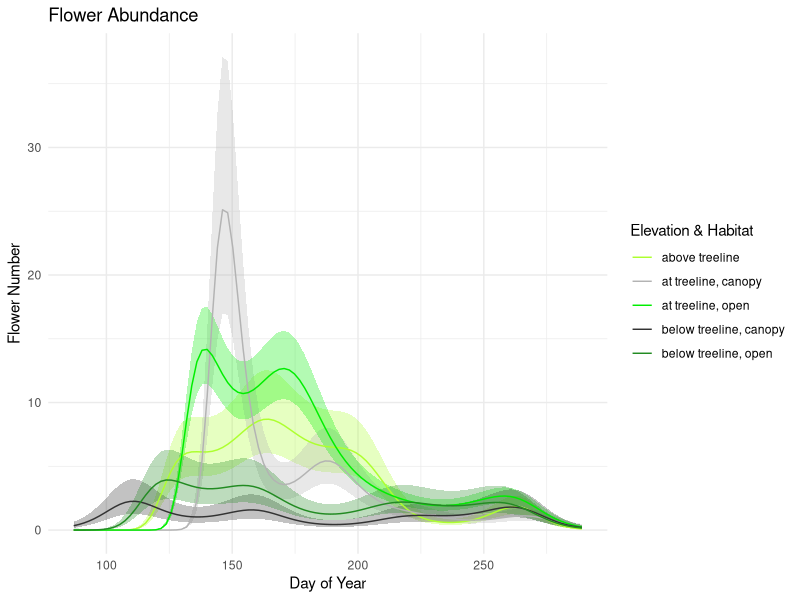
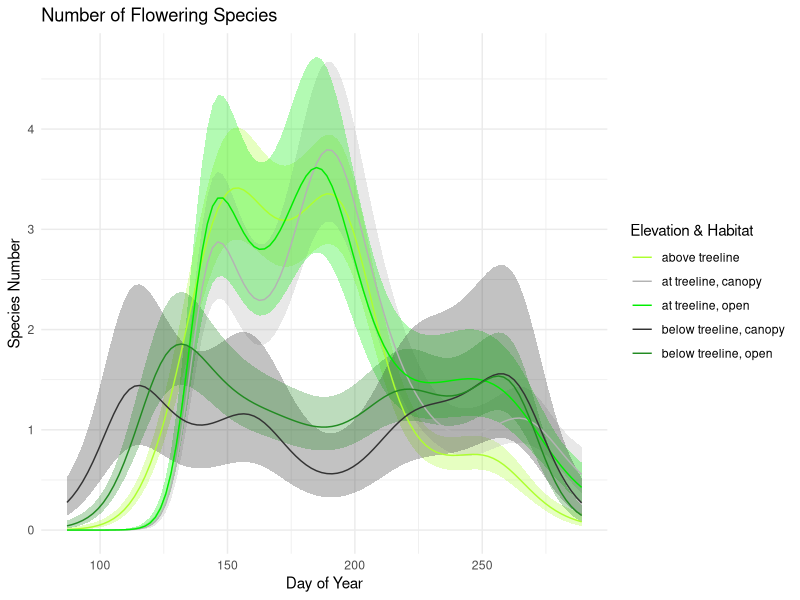
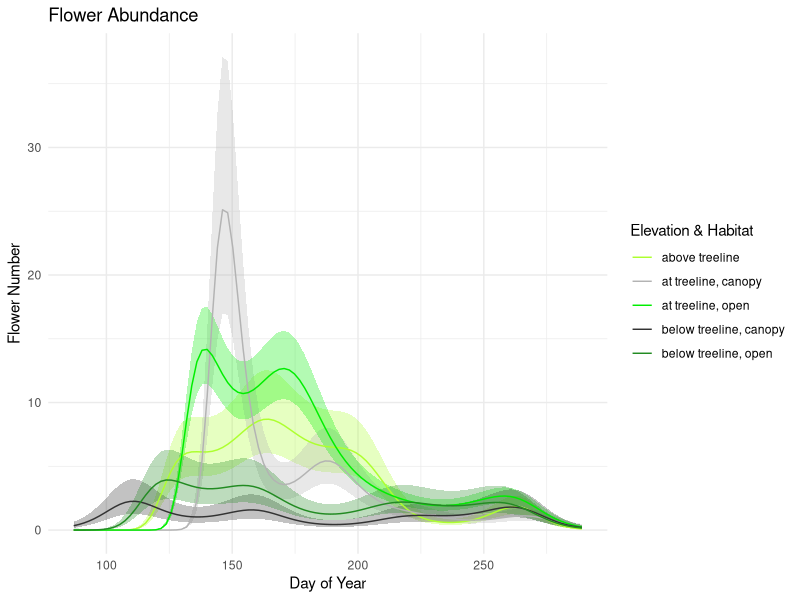
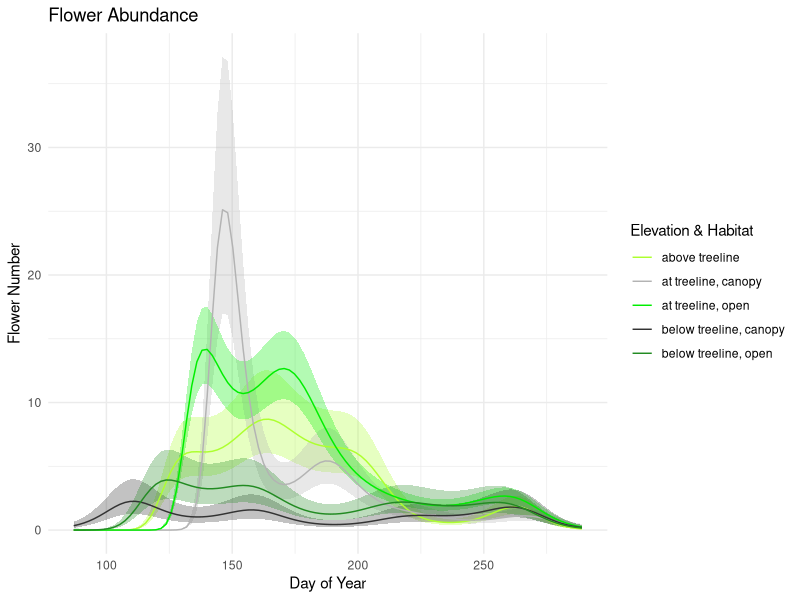
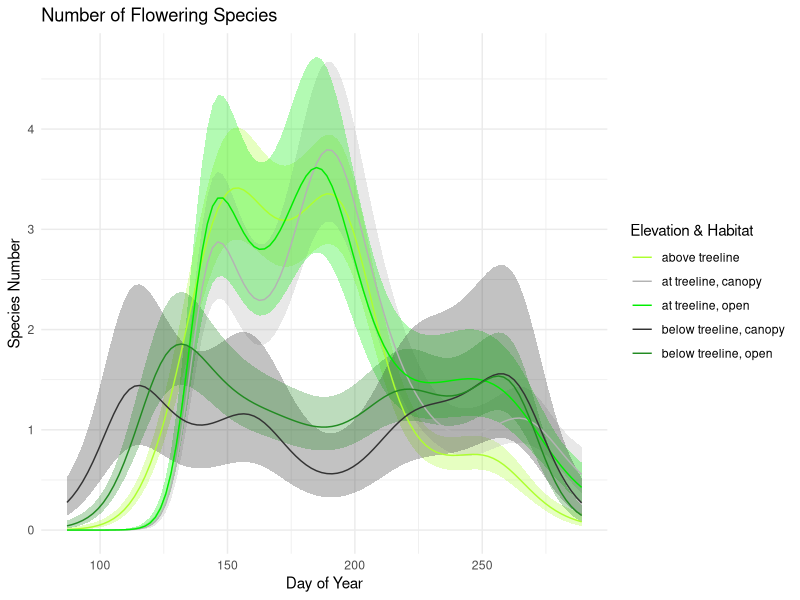
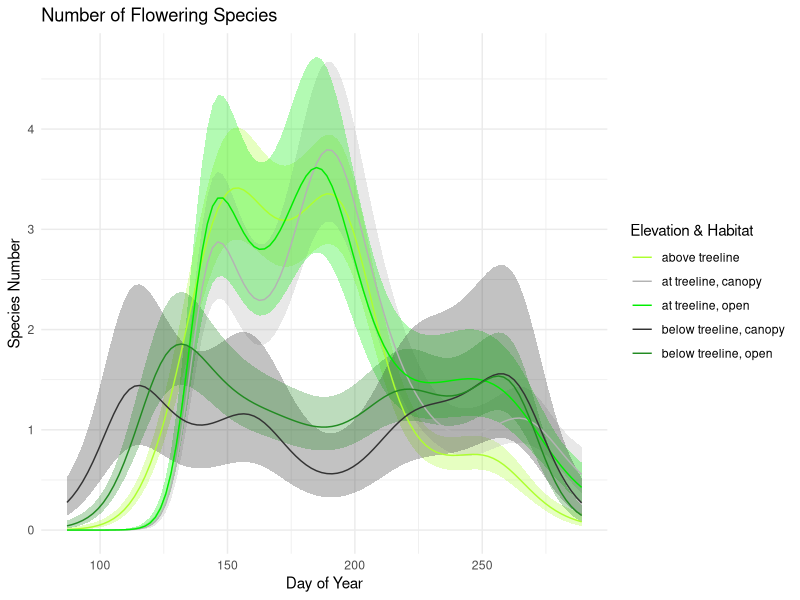

Here is the R script that generated these plots, in order: (Note: this script raises an error after producing the figures.)
library(dplyr)
library(mgcv)
library(ggplot2)
library(patchwork)
library(svglite)

CrosstabMax <- read.csv('./data/PredictedFlowerAbundanceCrosstab.csv')

reconmeta <- read.csv('./data/reconycx_trailcam_metadata.csv')
reconmetadata  <- reconmeta %>% mutate(camera= paste0("cam",camera) ) %>% as.data.frame()

#Join the tables
FlowerGAM <- CrosstabMax %>% left_join(reconmetadata,by = c("camera"))

#Making a categorical variable out of elevation
FlowerGAM$Elevation <- ifelse(FlowerGAM$elev_m.x > 1600, "high", "low")

# Change "alpine" habitat to "open" and change site names
FlowerGAM$habitat = as.factor(FlowerGAM$habitat.x)
levels(FlowerGAM$habitat)[levels(FlowerGAM$habitat) == "alpine"] <- "open"
levels(FlowerGAM$habitat)

FlowerGAM$site = as.factor(FlowerGAM$site)
levels(FlowerGAM$site)[levels(FlowerGAM$site) == "nbo"] <- "below treeline"
levels(FlowerGAM$site)[levels(FlowerGAM$site) == "subcal"] <- "at treeline"
levels(FlowerGAM$site)[levels(FlowerGAM$site) == "cal"] <- "above treeline"
levels(FlowerGAM$site)

#Remove "no_detections" column
FlowerGAM <- FlowerGAM[, !(names(FlowerGAM) %in% c('no_detections'))]

#Creating a column for elevation habitat combinations
FlowerGAM$Elevation_habitat <- paste(FlowerGAM$site, FlowerGAM$habitat, sep = "/")

# Calculating the daily flower number/camera
FlowerGAM$Flowers <- rowSums(FlowerGAM[, 4:36])

# Calculating the daily species number/camera
FlowerGAM$Species <- apply(FlowerGAM[, 4:36] != 0, 1, sum)


# Fitting the Flower number GAMMs ####
# Fit separate GAMMs for each factor combination
GAMMFlowermodels <- list()

# Loop through each combination and fit a GAMM
unique_combinations <- unique(FlowerGAM$Elevation_habitat)

for (name in unique_combinations) {
  subset_data <- subset(FlowerGAM, Elevation_habitat == name)

  # Fit GAMM for the specific combination with camera as random effect
  model <- gamm(Flowers ~ s(DOY
                            #, bs = "ps", m = c(2,0)# second order smooth, no penalty at zero
                            ),
                random = list(camera = ~1),
                data = subset_data
                ,family = poisson (link = "log")
                )

  # Store the model in the list
  GAMMFlowermodels[[name]] <- model
}

# Summary of models
for (name in unique_combinations) {
  print(paste("Summary for", name))
  print(summary(GAMMFlowermodels[[name]]$gam))  # summary of the smooth terms
}

# Create a sequence of DOY values for prediction
new_data <- data.frame(DOY = seq(min(FlowerGAM$DOY), max(FlowerGAM$DOY), length = 100))

# Initialize an empty data frame to store predictions
predictions <- data.frame()

# Loop through each model and make predictions
for (name in unique_combinations) {
  model <- GAMMFlowermodels[[name]]$gam

  # Predict on link (log) scale
  pred <- predict(model, newdata = new_data, se.fit = TRUE, type = "link")

  # Transform predictions back to response (count) scale
  fit_response <- exp(pred$fit)
  upper <- exp(pred$fit + 1.96 * pred$se.fit)
  lower <- exp(pred$fit - 1.96 * pred$se.fit)

  predictions <- rbind(predictions, data.frame(
    DOY = new_data$DOY,
    Elevation_habitat = name,
    Flowers = fit_response,
    LowerCI = lower,
    UpperCI = upper
  ))
}

#### Fig3c GAMM####
# Define the desired order of levels
desired_order_gam <- c("above treeline, open", "at treeline, canopy", "at treeline, open", "below treeline, canopy", "below treeline, open")

# Map the levels to custom labels
custom_labels_gam <- c("above treeline", "at treeline, canopy", "at treeline, open", "below treeline, canopy", "below treeline, open")

# Define custom labels and colors for the legend
custom_colors <- c( "greenyellow", "gray70", "green2", "gray20", "forestgreen")

# Create the plot
Fig3c <- ggplot() +
  geom_ribbon(data = predictions, aes(x = DOY, ymin = LowerCI, ymax = UpperCI, fill = Elevation_habitat), alpha = 0.3) +
  geom_line(data = predictions, aes(x = DOY, y = Flowers, color = Elevation_habitat)) +
  labs(title = "Flower Abundance",
       x = "Day of Year",
       y = "Flower Number",
       color = "Elevation & Habitat",
       fill = "Elevation & Habitat") +
  scale_color_manual(values = custom_colors, labels = custom_labels_gam) +
  scale_fill_manual(values = custom_colors, labels = custom_labels_gam) +
  ylim(0, NA) +
  theme_minimal() +
  guides(fill = "none", color = guide_legend(title = "Elevation & Habitat"))

Fig3c

ggsave("./figs/Fig3c.svg",Fig3c, width = 25, height = 20, units = "cm")
ggsave("./figs/Fig3c.png",Fig3c, width = 25, height = 20, units = "cm")


# Fitting the Species number GAMMs####
# Fit separate GAMs for each factor combination
GAMMSpeciesModels <- list()

# Loop through each combination and fit a GAM
unique_combinations <- unique(FlowerGAM$Elevation_habitat)

for (name in unique_combinations) {
  subset_data <- subset(FlowerGAM, Elevation_habitat == name)

  model <- gamm(Species ~ s(DOY
                            #, bs = "ps", m = c(2,0)# second order smooth, no penalty at zero
                            ),
                random = list(camera = ~1),
                data = subset_data
                ,family = poisson (link = "log")
                )

  # Store the model in the list
  GAMMSpeciesModels[[name]] <- model
}

# Summary of models
for (name in unique_combinations) {
  print(paste("Summary for", name))
  print(summary(GAMMSpeciesModels[[name]]$gam))  # summary of the smooth terms
}

# Create a sequence of DOY values for prediction
new_data <- data.frame(DOY = seq(min(FlowerGAM$DOY), max(FlowerGAM$DOY), length = 100))

# Initialize an empty data frame to store predictions
predictions <- data.frame()

# Loop through each model and make predictions
for (name in unique_combinations) {
  model <- GAMMSpeciesModels[[name]]$gam

  # Predict on link (log) scale
  pred <- predict(model, newdata = new_data, se.fit = TRUE, type = "link")

  # Transform predictions back to response (count) scale
  fit_response <- exp(pred$fit)
  upper <- exp(pred$fit + 1.96 * pred$se.fit)
  lower <- exp(pred$fit - 1.96 * pred$se.fit)

  predictions <- rbind(predictions, data.frame(
    DOY = new_data$DOY,
    Elevation_habitat = name,
    Species = fit_response,
    LowerCI = lower,
    UpperCI = upper
  ))
}

#Fig3d GAMM####
# Define the desired order of levels
desired_order_gam <- c("above treeline, open", "at treeline, canopy", "at treeline, open", "below treeline, canopy", "below treeline, open")

# Map the levels to custom labels
custom_labels_gam <- c("above treeline", "at treeline, canopy", "at treeline, open", "below treeline, canopy", "below treeline, open")

# Define custom labels and colors for the legend
custom_colors <- c( "greenyellow", "gray70", "green2", "gray20", "forestgreen")

# Create the plot
Fig3d <- ggplot() +
  geom_ribbon(data = predictions, aes(x = DOY, ymin = LowerCI, ymax = UpperCI, fill = Elevation_habitat), alpha = 0.3) +
  geom_line(data = predictions, aes(x = DOY, y = Species, color=Elevation_habitat)) +
  labs(title = "Number of Flowering Species",
       x = "Day of Year",
       y = "Species Number",
       color = "Elevation & Habitat",
       fill = "Elevation & Habitat") +  # Match the legend title for color and fill
  scale_color_manual(values = custom_colors, labels = custom_labels_gam) +
  scale_fill_manual(values = custom_colors, labels = custom_labels_gam) +
  ylim(0, NA) +
  theme_minimal() +
  guides(fill = "none", color = guide_legend(title = "Elevation & Habitat"))  # Hide fill legend, customize color legend


Fig3d
ggsave("./figs/Fig3d.svg",Fig3d, width = 25, height = 20, units = "cm")
ggsave("./figs/Fig3d.png",Fig3d, width = 25, height = 20, units = "cm")

#combine the plots for Fig3 (a & b in ANOVA script)

# Combine the plots into a single layout
combined_plot3 <- (Fig3a | Fig3b) / (Fig3c | Fig3d) + labs(title = "")  +plot_layout(guides = "collect") & plot_annotation(tag_levels = "a")  &
  theme(legend.position = "right")

# Display the combined plot
print(combined_plot3)
ggsave("./figs/Fig3abcd.svg", width = 25, height = 20, units = "cm")
ggsave("./figs/Fig3abcd.png", width = 25, height = 20, units = "cm")
